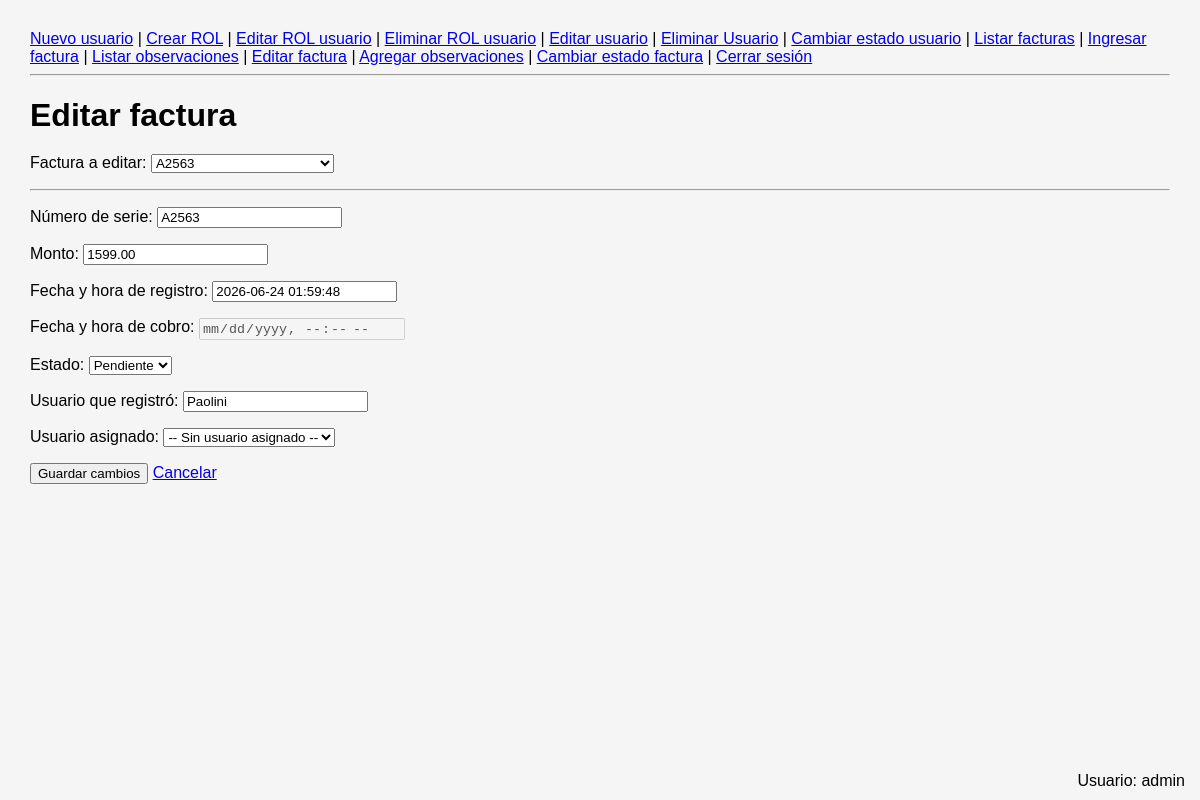
/Panaderia/editar_factura.php?id=1 (signed in), run on the app's committed database.
### tables this page shows
CREATE TABLE `usuario` (
  `id` smallint(5) UNSIGNED NOT NULL,
  `usuario` varchar(32) NOT NULL,
  `contrasenia` varchar(255) NOT NULL,
  `activo` tinyint(1) NOT NULL DEFAULT 1,
  `id_ROL` tinyint(3) UNSIGNED NOT NULL
);

CREATE TABLE `factura` (
  `id` int(10) UNSIGNED NOT NULL,
  `numero_serie` varchar(20) NOT NULL,
  `monto` decimal(8,2) NOT NULL,
  `fecha_registro` datetime NOT NULL,
  `fecha_cobro` datetime DEFAULT NULL,
  `estado` enum('Cobrado','Pendiente','Anulada') NOT NULL DEFAULT 'Pendiente',
  `id_usuario_registro` smallint(5) UNSIGNED NOT NULL,
  `id_usuario_asignado` smallint(5) DEFAULT NULL
);

### Panaderia/editar_factura.php (the view, shortened to what this page needs)
<?php
require_once "conexion.php";
require_once "menu.php";
$id_factura_editar = $_GET["id"] ?? $_POST["id_factura"] ?? "";
$facturaEditar = null;
if ($id_factura_editar != "") {
    $sqlFactura = "SELECT
                        id,
                        numero_serie,
                        monto,
                        fecha_registro,
                        fecha_cobro,
                        estado,
                        id_usuario_registro,
                        id_usuario_asignado
                   FROM factura
                   WHERE id = ?";
    $stmtFactura = $conexion->prepare($sqlFactura);
    $stmtFactura->execute([
        $id_factura_editar
    ]);
    $facturaEditar = $stmtFactura->fetch(PDO::FETCH_ASSOC);
}
?>
<!DOCTYPE html>
<html lang="es">
<head>
</head>
<body>
    <h1>Editar factura</h1>
     <link rel="stylesheet" href="estilo.css">
    <form method="get">
        <p>
            <label for="id">
                Factura a editar:
            </label>
            <select
                id="id"
                name="id"
                onchange="this.form.submit()"
                required
            >
                <?php
                $sqlListaFacturas = "SELECT
                                        id,
                                        numero_serie
                                      FROM factura
                                      ORDER BY id DESC";
                $stmtListaFacturas = $conexion->prepare(
                    $sqlListaFacturas
                );
                $stmtListaFacturas->execute();
                $facturas = $stmtListaFacturas->fetchAll(
                    PDO::FETCH_ASSOC
                );
                ?>
                <?php foreach ($facturas as $factura): ?>
                    <option
                        value="<?= $factura["id"] ?>"
                        <?= ($id_factura_editar == $factura["id"])
                            ? "selected"
                            : "" ?>
                    >
                        <?= htmlspecialchars(
                            $factura["numero_serie"]
                        ) ?>
                    </option>
                <?php endforeach; ?>
            </select>
        </p>
    </form>
    <?php if ($facturaEditar): ?>
        <hr>
        <form method="post">
            <p>
                <label for="numero_serie">
                    Número de serie:
                </label>
                <input
                    type="text"
                    id="numero_serie"
                    name="numero_serie"
                    value="<?= htmlspecialchars(
                        $facturaEditar["numero_serie"]
                    ) ?>"
                    maxlength="20"
                    required
                >
            </p>
            <p>
                <label for="monto">
                    Monto:
                </label>
                <input
                    type="number"
                    id="monto"
                    name="monto"
                    value="<?= htmlspecialchars(
                        $facturaEditar["monto"]
                    ) ?>"
                    step="0.01"
                    min="0"
                    required
                >
            </p>
            <p>
                <label for="fecha_registro">
                    Fecha y hora de registro:
                </label>
                <input
                    type="text"
                    id="fecha_registro"
                    value="<?= htmlspecialchars(
                        $facturaEditar["fecha_registro"]
                    ) ?>"
                    readonly
                >
            </p>
            <p>
                <label for="fecha_cobro">
                    Fecha y hora de cobro:
                </label>
                <input
                    type="datetime-local"
                    id="fecha_cobro"
                    name="fecha_cobro"
                    value="<?php
                    ?>"
                >
            </p>
            <p>
                <label for="estado">
                    Estado:
                </label>
                <select
                    id="estado"
                    name="estado"
                    required
                >
                    <option
                        value="Pendiente"
                        <?= ($facturaEditar["estado"] == "Pendiente")
                            ? "selected"
                            : "" ?>
                    >
                        Pendiente
                    </option>
                </select>
            </p>
            <p>
                <label for="id_usuario_registro">
                    Usuario que registró:
                </label>
                <input
                    type="text"
                    id="id_usuario_registro"
                    value="<?php
                        $sqlUsuarioRegistro =
                            "SELECT usuario
                             FROM usuario
                             WHERE id = ?";
                        $stmtUsuarioRegistro =
                            $conexion->prepare(
                                $sqlUsuarioRegistro
                            );
                        $stmtUsuarioRegistro->execute([
                            $facturaEditar[
                                "id_usuario_registro"
                            ]
                        ]);
                        $usuarioRegistro =
                            $stmtUsuarioRegistro->fetch(
                                PDO::FETCH_ASSOC
                            );
                        echo htmlspecialchars(
                            $usuarioRegistro["usuario"]
                            ?? "Usuario no encontrado"
                        );
                    ?>"
                    readonly
                >
            </p>
            <p>
                <label for="id_usuario_asignado">
                    Usuario asignado:
                </label>
                <select
                    id="id_usuario_asignado"
                    name="id_usuario_asignado"
                >
                    <option value="">
                        -- Sin usuario asignado --
                    </option>
                </select>
            </p>
            <p>
                <button type="submit">
                    Guardar cambios
                </button>
                <a href="index.php">
                    Cancelar
                </a>
            </p>
        </form>
    <?php endif; ?>
</body>
</html>

### Panaderia/usuario_logueado.php
<?php
if (isset($_SESSION["id_usuario"])) {
    $sqlUsuario = "SELECT usuario
                   FROM usuario
                   WHERE id = ?";
    $stmtUsuario = $conexion->prepare($sqlUsuario);
    $stmtUsuario->execute([$_SESSION["id_usuario"]]);
    $usuarioLogueado = $stmtUsuario->fetch(PDO::FETCH_ASSOC);
    if ($usuarioLogueado) {
        ?>
        <div style="
            position: fixed;
            bottom: 10px;
            right: 15px;
        ">
            Usuario:
            <?= htmlspecialchars($usuarioLogueado["usuario"]) ?>
        </div>
        <?php
    }
}
?>

### Panaderia/estilo.css (style rules this page uses)
body { font-family: Arial, sans-serif; margin: 30px; background: #f5f5f5; }
h1 { margin-bottom: 20px; }

### data on the page
usuario: usuario "admin"
factura: numero_serie "A2563", monto "1599.00", fecha_registro "2026-06-24 01:59:48", estado "Pendiente"
usuario: usuario "Paolini"

### other printed values
form field id "A2563"
